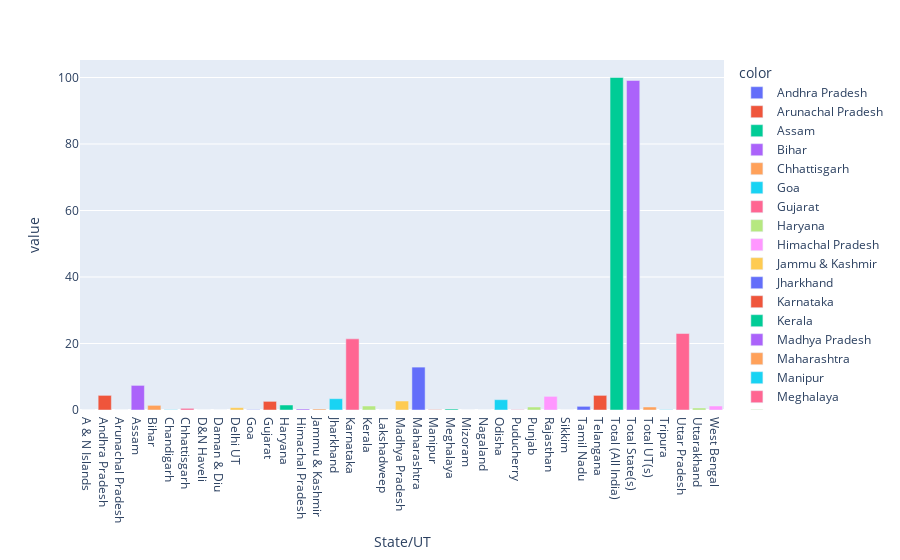

Write notebook code for a chart like this one.
### Code cell
px.bar(cyber_C.groupby(['State/UT'])['Percentage Share of State/UT (2018)'].sum(), color=cyber_C['State/UT'])

### Figure 1 — Plotly figure (JSON) as saved in the notebook; plotly's stock layout.template omitted (floating-point values rounded to 4 significant figures)
{"data": [{"alignmentgroup": "True", "hovertemplate": "color=Andhra Pradesh<br>State/UT=%{x}<br>value=%{y}<extra></extra>", "legendgroup": "Andhra Pradesh", "marker": {"color": "#636efa", "pattern": {"shape": ""}}, "name": "Andhra Pradesh", "offsetgroup": "Andhra Pradesh", "orientation": "v", "showlegend": true, "textposition": "auto", "type": "bar", "x": ["A & N Islands"], "xaxis": "x", "y": [0], "yaxis": "y"}, {"alignmentgroup": "True", "hovertemplate": "color=Arunachal Pradesh<br>State/UT=%{x}<br>value=%{y}<extra></extra>", "legendgroup": "Arunachal Pradesh", "marker": {"color": "#EF553B", "pattern": {"shape": ""}}, "name": "Arunachal Pradesh", "offsetgroup": "Arunachal Pradesh", "orientation": "v", "showlegend": true, "textposition": "auto", "type": "bar", "x": ["Andhra Pradesh"], "xaxis": "x", "y": [4.4], "yaxis": "y"}, {"alignmentgroup": "True", "hovertemplate": "color=Assam<br>State/UT=%{x}<br>value=%{y}<extra></extra>", "legendgroup": "Assam", "marker": {"color": "#00cc96", "pattern": {"shape": ""}}, "name": "Assam", "offsetgroup": "Assam", "orientation": "v", "showlegend": true, "textposition": "auto", "type": "bar", "x": ["Arunachal Pradesh"], "xaxis": "x", "y": [0], "yaxis": "y"}, {"alignmentgroup": "True", "hovertemplate": "color=Bihar<br>State/UT=%{x}<br>value=%{y}<extra></extra>", "legendgroup": "Bihar", "marker": {"color": "#ab63fa", "pattern": {"shape": ""}}, "name": "Bihar", "offsetgroup": "Bihar", "orientation": "v", "showlegend": true, "textposition": "auto", "type": "bar", "x": ["Assam"], "xaxis": "x", "y": [7.4], "yaxis": "y"}, {"alignmentgroup": "True", "hovertemplate": "color=Chhattisgarh<br>State/UT=%{x}<br>value=%{y}<extra></extra>", "legendgroup": "Chhattisgarh", "marker": {"color": "#FFA15A", "pattern": {"shape": ""}}, "name": "Chhattisgarh", "offsetgroup": "Chhattisgarh", "orientation": "v", "showlegend": true, "textposition": "auto", "type": "bar", "x": ["Bihar"], "xaxis": "x", "y": [1.4], "yaxis": "y"}, {"alignmentgroup": "True", "hovertemplate": "color=Goa<br>State/UT=%{x}<br>value=%{y}<extra></extra>", "legendgroup": "Goa", "marker": {"color": "#19d3f3", "pattern": {"shape": ""}}, "name": "Goa", "offsetgroup": "Goa", "orientation": "v", "showlegend": true, "textposition": "auto", "type": "bar", "x": ["Chandigarh"], "xaxis": "x", "y": [0.1], "yaxis": "y"}, {"alignmentgroup": "True", "hovertemplate": "color=Gujarat<br>State/UT=%{x}<br>value=%{y}<extra></extra>", "legendgroup": "Gujarat", "marker": {"color": "#FF6692", "pattern": {"shape": ""}}, "name": "Gujarat", "offsetgroup": "Gujarat", "orientation": "v", "showlegend": true, "textposition": "auto", "type": "bar", "x": ["Chhattisgarh"], "xaxis": "x", "y": [0.5], "yaxis": "y"}, {"alignmentgroup": "True", "hovertemplate": "color=Haryana<br>State/UT=%{x}<br>value=%{y}<extra></extra>", "legendgroup": "Haryana", "marker": {"color": "#B6E880", "pattern": {"shape": ""}}, "name": "Haryana", "offsetgroup": "Haryana", "orientation": "v", "showlegend": true, "textposition": "auto", "type": "bar", "x": ["D&N Haveli"], "xaxis": "x", "y": [0], "yaxis": "y"}, {"alignmentgroup": "True", "hovertemplate": "color=Himachal Pradesh<br>State/UT=%{x}<br>value=%{y}<extra></extra>", "legendgroup": "Himachal Pradesh", "marker": {"color": "#FF97FF", "pattern": {"shape": ""}}, "name": "Himachal Pradesh", "offsetgroup": "Himachal Pradesh", "orientation": "v", "showlegend": true, "textposition": "auto", "type": "bar", "x": ["Daman & Diu"], "xaxis": "x", "y": [0], "yaxis": "y"}, {"alignmentgroup": "True", "hovertemplate": "color=Jammu & Kashmir<br>State/UT=%{x}<br>value=%{y}<extra></extra>", "legendgroup": "Jammu & Kashmir", "marker": {"color": "#FECB52", "pattern": {"shape": ""}}, "name": "Jammu & Kashmir", "offsetgroup": "Jammu & Kashmir", "orientation": "v", "showlegend": true, "textposition": "auto", "type": "bar", "x": ["Delhi UT"], "xaxis": "x", "y": [0.7], "yaxis": "y"}, {"alignmentgroup": "True", "hovertemplate": "color=Jharkhand<br>State/UT=%{x}<br>value=%{y}<extra></extra>", "legendgroup": "Jharkhand", "marker": {"color": "#636efa", "pattern": {"shape": ""}}, "name": "Jharkhand", "offsetgroup": "Jharkhand", "orientation": "v", "showlegend": true, "textposition": "auto", "type": "bar", "x": ["Goa"], "xaxis": "x", "y": [0.1], "yaxis": "y"}, {"alignmentgroup": "True", "hovertemplate": "color=Karnataka<br>State/UT=%{x}<br>value=%{y}<extra></extra>", "legendgroup": "Karnataka", "marker": {"color": "#EF553B", "pattern": {"shape": ""}}, "name": "Karnataka", "offsetgroup": "Karnataka", "orientation": "v", "showlegend": true, "textposition": "auto", "type": "bar", "x": ["Gujarat"], "xaxis": "x", "y": [2.6], "yaxis": "y"}, {"alignmentgroup": "True", "hovertemplate": "color=Kerala<br>State/UT=%{x}<br>value=%{y}<extra></extra>", "legendgroup": "Kerala", "marker": {"color": "#00cc96", "pattern": {"shape": ""}}, "name": "Kerala", "offsetgroup": "Kerala", "orientation": "v", "showlegend": true, "textposition": "auto", "type": "bar", "x": ["Haryana"], "xaxis": "x", "y": [1.5], "yaxis": "y"}, {"alignmentgroup": "True", "hovertemplate": "color=Madhya Pradesh<br>State/UT=%{x}<br>value=%{y}<extra></extra>", "legendgroup": "Madhya Pradesh", "marker": {"color": "#ab63fa", "pattern": {"shape": ""}}, "name": "Madhya Pradesh", "offsetgroup": "Madhya Pradesh", "orientation": "v", "showlegend": true, "textposition": "auto", "type": "bar", "x": ["Himachal Pradesh"], "xaxis": "x", "y": [0.3], "yaxis": "y"}, {"alignmentgroup": "True", "hovertemplate": "color=Maharashtra<br>State/UT=%{x}<br>value=%{y}<extra></extra>", "legendgroup": "Maharashtra", "marker": {"color": "#FFA15A", "pattern": {"shape": ""}}, "name": "Maharashtra", "offsetgroup": "Maharashtra", "orientation": "v", "showlegend": true, "textposition": "auto", "type": "bar", "x": ["Jammu & Kashmir"], "xaxis": "x", "y": [0.3], "yaxis": "y"}, {"alignmentgroup": "True", "hovertemplate": "color=Manipur<br>State/UT=%{x}<br>value=%{y}<extra></extra>", "legendgroup": "Manipur", "marker": {"color": "#19d3f3", "pattern": {"shape": ""}}, "name": "Manipur", "offsetgroup": "Manipur", "orientation": "v", "showlegend": true, "textposition": "auto", "type": "bar", "x": ["Jharkhand"], "xaxis": "x", "y": [3.4], "yaxis": "y"}, {"alignmentgroup": "True", "hovertemplate": "color=Meghalaya<br>State/UT=%{x}<br>value=%{y}<extra></extra>", "legendgroup": "Meghalaya", "marker": {"color": "#FF6692", "pattern": {"shape": ""}}, "name": "Meghalaya", "offsetgroup": "Meghalaya", "orientation": "v", "showlegend": true, "textposition": "auto", "type": "bar", "x": ["Karnataka"], "xaxis": "x", "y": [21.4], "yaxis": "y"}, {"alignmentgroup": "True", "hovertemplate": "color=Mizoram<br>State/UT=%{x}<br>value=%{y}<extra></extra>", "legendgroup": "Mizoram", "marker": {"color": "#B6E880", "pattern": {"shape": ""}}, "name": "Mizoram", "offsetgroup": "Mizoram", "orientation": "v", "showlegend": true, "textposition": "auto", "type": "bar", "x": ["Kerala"], "xaxis": "x", "y": [1.2], "yaxis": "y"}, {"alignmentgroup": "True", "hovertemplate": "color=Nagaland<br>State/UT=%{x}<br>value=%{y}<extra></extra>", "legendgroup": "Nagaland", "marker": {"color": "#FF97FF", "pattern": {"shape": ""}}, "name": "Nagaland", "offsetgroup": "Nagaland", "orientation": "v", "showlegend": true, "textposition": "auto", "type": "bar", "x": ["Lakshadweep"], "xaxis": "x", "y": [0], "yaxis": "y"}, {"alignmentgroup": "True", "hovertemplate": "color=Odisha<br>State/UT=%{x}<br>value=%{y}<extra></extra>", "legendgroup": "Odisha", "marker": {"color": "#FECB52", "pattern": {"shape": ""}}, "name": "Odisha", "offsetgroup": "Odisha", "orientation": "v", "showlegend": true, "textposition": "auto", "type": "bar", "x": ["Madhya Pradesh"], "xaxis": "x", "y": [2.7], "yaxis": "y"}, {"alignmentgroup": "True", "hovertemplate": "color=Punjab<br>State/UT=%{x}<br>value=%{y}<extra></extra>", "legendgroup": "Punjab", "marker": {"color": "#636efa", "pattern": {"shape": ""}}, "name": "Punjab", "offsetgroup": "Punjab", "orientation": "v", "showlegend": true, "textposition": "auto", "type": "bar", "x": ["Maharashtra"], "xaxis": "x", "y": [12.9], "yaxis": "y"}, {"alignmentgroup": "True", "hovertemplate": "color=Rajasthan<br>State/UT=%{x}<br>value=%{y}<extra></extra>", "legendgroup": "Rajasthan", "marker": {"color": "#EF553B", "pattern": {"shape": ""}}, "name": "Rajasthan", "offsetgroup": "Rajasthan", "orientation": "v", "showlegend": true, "textposition": "auto", "type": "bar", "x": ["Manipur"], "xaxis": "x", "y": [0.1], "yaxis": "y"}, {"alignmentgroup": "True", "hovertemplate": "color=Sikkim<br>State/UT=%{x}<br>value=%{y}<extra></extra>", "legendgroup": "Sikkim", "marker": {"color": "#00cc96", "pattern": {"shape": ""}}, "name": "Sikkim", "offsetgroup": "Sikkim", "orientation": "v", "showlegend": true, "textposition": "auto", "type": "bar", "x": ["Meghalaya"], "xaxis": "x", "y": [0.3], "yaxis": "y"}, {"alignmentgroup": "True", "hovertemplate": "color=Tamil Nadu<br>State/UT=%{x}<br>value=%{y}<extra></extra>", "legendgroup": "Tamil Nadu", "marker": {"color": "#ab63fa", "pattern": {"shape": ""}}, "name": "Tamil Nadu", "offsetgroup": "Tamil Nadu", "orientation": "v", "showlegend": true, "textposition": "auto", "type": "bar", "x": ["Mizoram"], "xaxis": "x", "y": [0], "yaxis": "y"}, {"alignmentgroup": "True", "hovertemplate": "color=Telangana<br>State/UT=%{x}<br>value=%{y}<extra></extra>", "legendgroup": "Telangana", "marker": {"color": "#FFA15A", "pattern": {"shape": ""}}, "name": "Telangana", "offsetgroup": "Telangana", "orientation": "v", "showlegend": true, "textposition": "auto", "type": "bar", "x": ["Nagaland"], "xaxis": "x", "y": [0], "yaxis": "y"}, {"alignmentgroup": "True", "hovertemplate": "color=Tripura<br>State/UT=%{x}<br>value=%{y}<extra></extra>", "legendgroup": "Tripura", "marker": {"color": "#19d3f3", "pattern": {"shape": ""}}, "name": "Tripura", "offsetgroup": "Tripura", "orientation": "v", "showlegend": true, "textposition": "auto", "type": "bar", "x": ["Odisha"], "xaxis": "x", "y": [3.1], "yaxis": "y"}, {"alignmentgroup": "True", "hovertemplate": "color=Uttar Pradesh<br>State/UT=%{x}<br>value=%{y}<extra></extra>", "legendgroup": "Uttar Pradesh", "marker": {"color": "#FF6692", "pattern": {"shape": ""}}, "name": "Uttar Pradesh", "offsetgroup": "Uttar Pradesh", "orientation": "v", "showlegend": true, "textposition": "auto", "type": "bar", "x": ["Puducherry"], "xaxis": "x", "y": [0.1], "yaxis": "y"}, {"alignmentgroup": "True", "hovertemplate": "color=Uttarakhand<br>State/UT=%{x}<br>value=%{y}<extra></extra>", "legendgroup": "Uttarakhand", "marker": {"color": "#B6E880", "pattern": {"shape": ""}}, "name": "Uttarakhand", "offsetgroup": "Uttarakhand", "orientation": "v", "showlegend": true, "textposition": "auto", "type": "bar", "x": ["Punjab"], "xaxis": "x", "y": [0.9], "yaxis": "y"}, {"alignmentgroup": "True", "hovertemplate": "color=West Bengal<br>State/UT=%{x}<br>value=%{y}<extra></extra>", "legendgroup": "West Bengal", "marker": {"color": "#FF97FF", "pattern": {"shape": ""}}, "name": "West Bengal", "offsetgroup": "West Bengal", "orientation": "v", "showlegend": true, "textposition": "auto", "type": "bar", "x": ["Rajasthan"], "xaxis": "x", "y": [4.1], "yaxis": "y"}, {"alignmentgroup": "True", "hovertemplate": "color=Total State(s)<br>State/UT=%{x}<br>value=%{y}<extra></extra>", "legendgroup": "Total State(s)", "marker": {"color": "#FECB52", "pattern": {"shape": ""}}, "name": "Total State(s)", "offsetgroup": "Total State(s)", "orientation": "v", "showlegend": true, "textposition": "auto", "type": "bar", "x": ["Sikkim"], "xaxis": "x", "y": [0], "yaxis": "y"}, {"alignmentgroup": "True", "hovertemplate": "color=A & N Islands<br>State/UT=%{x}<br>value=%{y}<extra></extra>", "legendgroup": "A & N Islands", "marker": {"color": "#636efa", "pattern": {"shape": ""}}, "name": "A & N Islands", "offsetgroup": "A & N Islands", "orientation": "v", "showlegend": true, "textposition": "auto", "type": "bar", "x": ["Tamil Nadu"], "xaxis": "x", "y": [1.1], "yaxis": "y"}, {"alignmentgroup": "True", "hovertemplate": "color=Chandigarh<br>State/UT=%{x}<br>value=%{y}<extra></extra>", "legendgroup": "Chandigarh", "marker": {"color": "#EF553B", "pattern": {"shape": ""}}, "name": "Chandigarh", "offsetgroup": "Chandigarh", "orientation": "v", "showlegend": true, "textposition": "auto", "type": "bar", "x": ["Telangana"], "xaxis": "x", "y": [4.4], "yaxis": "y"}, {"alignmentgroup": "True", "hovertemplate": "color=D&N Haveli<br>State/UT=%{x}<br>value=%{y}<extra></extra>", "legendgroup": "D&N Haveli", "marker": {"color": "#00cc96", "pattern": {"shape": ""}}, "name": "D&N Haveli", "offsetgroup": "D&N Haveli", "orientation": "v", "showlegend": true, "textposition": "auto", "type": "bar", "x": ["Total (All India)"], "xaxis": "x", "y": [100], "yaxis": "y"}, {"alignmentgroup": "True", "hovertemplate": "color=Daman & Diu<br>State/UT=%{x}<br>value=%{y}<extra></extra>", "legendgroup": "Daman & Diu", "marker": {"color": "#ab63fa", "pattern": {"shape": ""}}, "name": "Daman & Diu", "offsetgroup": "Daman & Diu", "orientation": "v", "showlegend": true, "textposition": "auto", "type": "bar", "x": ["Total State(s)"], "xaxis": "x", "y": [99.1], "yaxis": "y"}, {"alignmentgroup": "True", "hovertemplate": "color=Delhi UT<br>State/UT=%{x}<br>value=%{y}<extra></extra>", "legendgroup": "Delhi UT", "marker": {"color": "#FFA15A", "pattern": {"shape": ""}}, "name": "Delhi UT", "offsetgroup": "Delhi UT", "orientation": "v", "showlegend": true, "textposition": "auto", "type": "bar", "x": ["Total UT(s)"], "xaxis": "x", "y": [0.9], "yaxis": "y"}, {"alignmentgroup": "True", "hovertemplate": "color=Lakshadweep<br>State/UT=%{x}<br>value=%{y}<extra></extra>", "legendgroup": "Lakshadweep", "marker": {"color": "#19d3f3", "pattern": {"shape": ""}}, "name": "Lakshadweep", "offsetgroup": "Lakshadweep", "orientation": "v", "showlegend": true, "textposition": "auto", "type": "bar", "x": ["Tripura"], "xaxis": "x", "y": [0.1], "yaxis": "y"}, {"alignmentgroup": "True", "hovertemplate": "color=Puducherry<br>State/UT=%{x}<br>value=%{y}<extra></extra>", "legendgroup": "Puducherry", "marker": {"color": "#FF6692", "pattern": {"shape": ""}}, "name": "Puducherry", "offsetgroup": "Puducherry", "orientation": "v", "showlegend": true, "textposition": "auto", "type": "bar", "x": ["Uttar Pradesh"], "xaxis": "x", "y": [23], "yaxis": "y"}, {"alignmentgroup": "True", "hovertemplate": "color=Total UT(s)<br>State/UT=%{x}<br>value=%{y}<extra></extra>", "legendgroup": "Total UT(s)", "marker": {"color": "#B6E880", "pattern": {"shape": ""}}, "name": "Total UT(s)", "offsetgroup": "Total UT(s)", "orientation": "v", "showlegend": true, "textposition": "auto", "type": "bar", "x": ["Uttarakhand"], "xaxis": "x", "y": [0.6], "yaxis": "y"}, {"alignmentgroup": "True", "hovertemplate": "color=Total (All India)<br>State/UT=%{x}<br>value=%{y}<extra></extra>", "legendgroup": "Total (All India)", "marker": {"color": "#FF97FF", "pattern": {"shape": ""}}, "name": "Total (All India)", "offsetgroup": "Total (All India)", "orientation": "v", "showlegend": true, "textposition": "auto", "type": "bar", "x": ["West Bengal"], "xaxis": "x", "y": [1.2], "yaxis": "y"}], "layout": {"barmode": "relative", "legend": {"title": {"text": "color"}, "tracegroupgap": 0}, "margin": {"t": 60}, "xaxis": {"anchor": "y", "domain": [0, 1], "title": {"text": "State/UT"}}, "yaxis": {"anchor": "x", "domain": [0, 1], "title": {"text": "value"}}}}
